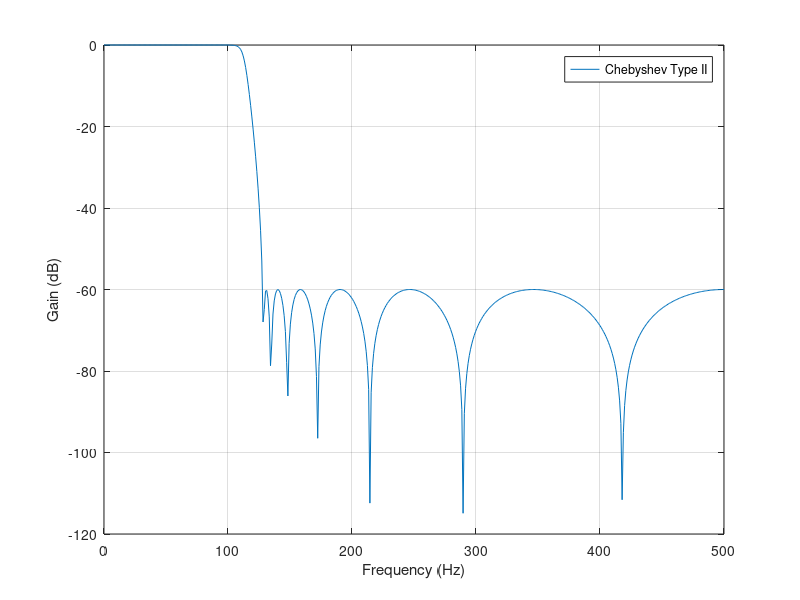
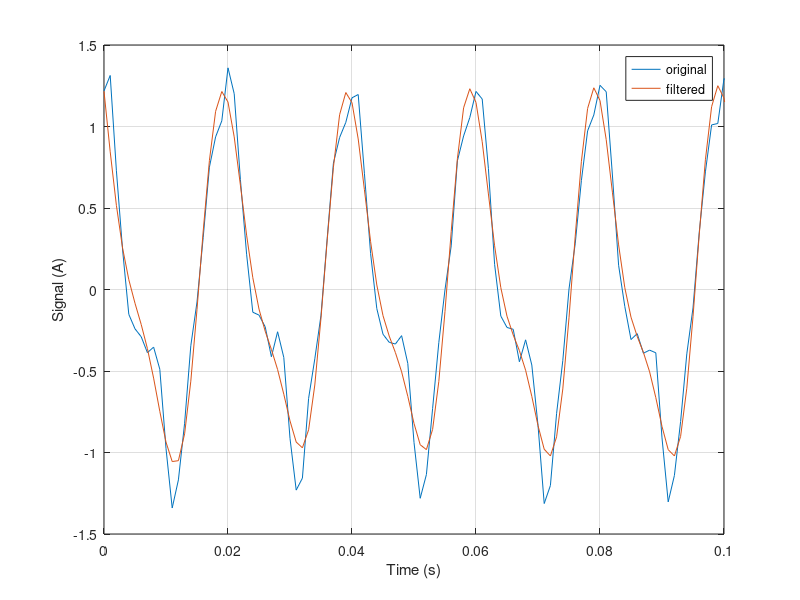

MATLAB code for these plots, in order: (Note: this script raises an error after producing the figures.)
% Main code for DSP project
% (See ../DSP_Project_Reqirement&Guidance(2020 Fall).pdf Project-1 for detail.)

% XiaoCY 2021-02-18

%%
clear;clc

N = 1e3;
fs = 1e3;

t = (0:N-1)'/fs;
x1 = cos(2*pi*50*t);
x2 = 0.3*cos(2*pi*100*t + pi/3);
x3 = 0.2*cos(2*pi*150*t - pi/3);
x4 = 0.1*sin(2*pi*250*t);
xn = 0.05*randn(N,1);
x = x1+x2+x3+x4+xn;

%%
Wp = 110/(fs/2);                % passband corner frequency (normalized)
Ws = 130/(fs/2);                % stopband corner frequency (normalized)
Rp = 1;                         % passband ripple (dB)
Rs = 60;                        % stopband attenuation (dB)

[Nz,Wn] = cheb2ord(Wp,Ws,Rp,Rs);
[b,a] = cheby2(Nz,Rs,Wn);

f = linspace(0,fs/2,500);
g = freqz(b,a,f,fs);
gdb = 20*log10(abs(g));

figure('Name','filter')
plot(f,gdb,'DisplayName','Chebyshev Type II')
grid on
legend
xlabel('Frequency (Hz)')
ylabel('Gain (dB)')

%%
y = filtfilt(b,a,x);

figure('Name','time')
plot(t,x,'DisplayName','original')
hold on
grid on
plot(t,y,'DisplayName','filtered')
legend
xlabel('Time (s)')
ylabel('Signal (A)')
xlim([0,0.1])

figure('Name','PSD')
[pxx,f] = iLPSD([x,y],fs);
semilogy(f,sqrt(pxx))
grid on
legend('original','filtered')
xlabel('Frequency (Hz)')
ylabel('PSD (A/Hz^{1/2})')
